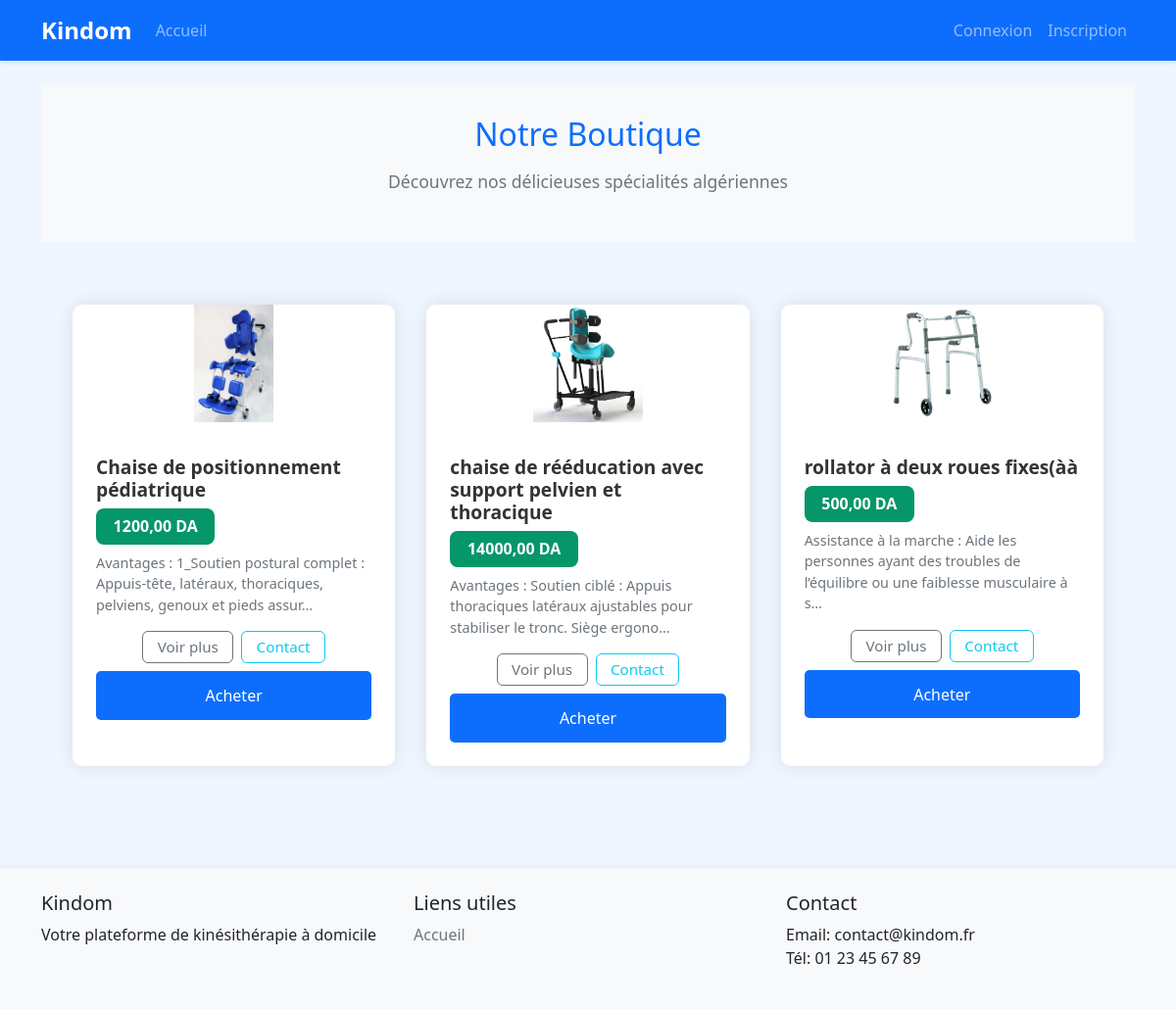
Page /shop/products/ on the committed database.
### shop/models.py (models this page shows, shortened)
class Product(models.Model):
    CATEGORY_CHOICES = [
        ("Produits de soins et de massage", "Produits de soins et de massage"),
        ("Matériel de rééducation fonctionnelle", "Matériel de rééducation fonctionnelle"),
        ("Équipements de renforcement musculaire", "Équipements de renforcement musculaire"),
        ("Produits de cryothérapie", "Produits de cryothérapie"),
        ("Appareils électromédicaux", "Appareils électromédicaux"),
        ("Supports et orthèses", "Supports et orthèses"),
        ("Mobilier et accessoires professionnels", "Mobilier et accessoires professionnels"),
        ("autre", "Autre"),
    ]
    name = models.CharField(max_length=200)
    description = models.TextField()
    price = models.DecimalField(max_digits=10, decimal_places=2)
    stock = models.IntegerField(default=0)
    image = models.ImageField(upload_to='products/')
    category = models.CharField(max_length=60, choices=CATEGORY_CHOICES, default="autre")
    created_at = models.DateTimeField(auto_now_add=True)
    updated_at = models.DateTimeField(auto_now=True)
    vendor = models.ForeignKey(
        settings.AUTH_USER_MODEL,
        on_delete=models.CASCADE,
        related_name='products',
        limit_choices_to={'user_type': 'vendor'},
        null=True, blank=True
    )

### shop/views.py (the view)
# urls.py: path('products/', views.product_list, name='product_list'),
def product_list(request):
    products = Product.objects.all()
    return render(request, 'shop/product_list.html', {'products': products})

### templates/shop/product_list.html (shortened to what this page needs)
{% extends "base.html" %}
{% load static %}
{% block content %}
<div class="shop-header">
    <h1>Notre Boutique</h1>
    <p>Découvrez nos délicieuses spécialités algériennes</p>
</div>
<div class="product-list">
    {% for product in products %}
    <div class="product-card">
        {% if product.image %}
        <img src="{{ product.image.url }}" alt="{{ product.name }}" class="product-image img-boutique">
        {% else %}
        <img src="{% static 'images/no-image.png' %}" alt="Pas d'image" class="product-image img-boutique">
        {% endif %}
        <div class="product-info">
            <h2 class="product-title">{{ product.name }}</h2>
            <p class="product-price badge-prix">{{ product.price }} DA</p>
            <p class="product-description">{{ product.description|truncatechars:110 }}</p>
            <div class="d-flex justify-content-center gap-2 mb-2">
                <a href="{% url 'shop:product_detail' product.id %}" class="btn btn-outline-secondary btn-sm">Voir plus</a>
                <a href="{% url 'shop:contact_vendor' product.vendor.id %}" class="btn btn-outline-info btn-sm">Contact</a>
            </div>
            <button class="btn-add-to-cart">Acheter</button>
        </div>
    </div>
    {% empty %}
    <div class="no-products">
        <p>Aucun produit disponible pour le moment.</p>
    </div>
    {% endfor %}
</div>
{% endblock %}

### static/css/style.css (style rules this page uses)
body { min-height: 100vh; display: flex; flex-direction: column; background: #f0f6ff; }
.btn { border-radius: 5px; padding: 0.5rem 1.5rem; }
.btn-sm { padding: 0.35rem 1.1rem; font-size: 1rem; border-radius: 6px; font-weight: 500; }
.btn { font-size: 0.95rem; font-weight: 500; border-radius: 8px; padding: 0.35rem 0; }

### templates/shop/product_list.html (style rules this page uses)
.product-list { display: grid; grid-template-columns: repeat(auto-fill, minmax(250px, 1fr)); gap: 2rem; padding: 2rem; }
.product-card { background: white; border-radius: 10px; box-shadow: 0 0 20px rgba(0, 0, 0, 0.1); overflow: hidden; transition: transform 0.3s ease; }
.product-image { width: 100%; height: 200px; object-fit: cover; }
.product-info { padding: 1.5rem; }
.product-title { font-size: 1.2rem; font-weight: 600; color: #333; margin-bottom: 0.5rem; }
.product-price { font-size: 1.1rem; color: #0d6efd; font-weight: 500; margin-bottom: 1rem; }
.product-description { color: #6c757d; font-size: 0.9rem; margin-bottom: 1rem; }
.btn-add-to-cart { width: 100%; padding: 0.8rem; background: #0d6efd; color: white; border: none; border-radius: 5px; font-weight: 500; transition: background 0.3s ease; }
.shop-header { text-align: center; padding: 2rem; background: #f8f9fa; margin-bottom: 2rem; }
.shop-header h1 { color: #0d6efd; font-size: 2rem; margin-bottom: 1rem; }
.shop-header p { color: #6c757d; font-size: 1.1rem; }
.img-boutique { width: 120px; height: 120px; object-fit: contain; margin: 0 auto 10px auto; display: block; }
.badge-prix { background: #059669; color: #fff; font-size: 1rem; border-radius: 8px; padding: 0.4em 1.1em; font-weight: 600; display: inline-block; margin-bottom: 0.5rem; }
.btn-sm { font-size: 0.95rem; padding: 0.25rem 0.9rem; border-radius: 6px; }

### rows in the picture
Product: image (picture), name "Chaise de positionnement pédiatrique", price "1200,00", description "Avantages : 1_Soutien postural complet : Appuis-tête, latéraux, thoraciques, pelviens, genoux et pieds assur…"
Product: image (picture), name "chaise de rééducation avec support pelvien et thoracique", price "14000,00", description "Avantages : Soutien ciblé : Appuis thoraciques latéraux ajustables pour stabiliser le tronc. Siège ergono…"
Product: image (picture), name "rollator à deux roues fixes(àà", price "500,00", description "Assistance à la marche : Aide les personnes ayant des troubles de l’équilibre ou une faiblesse musculaire à s…"
